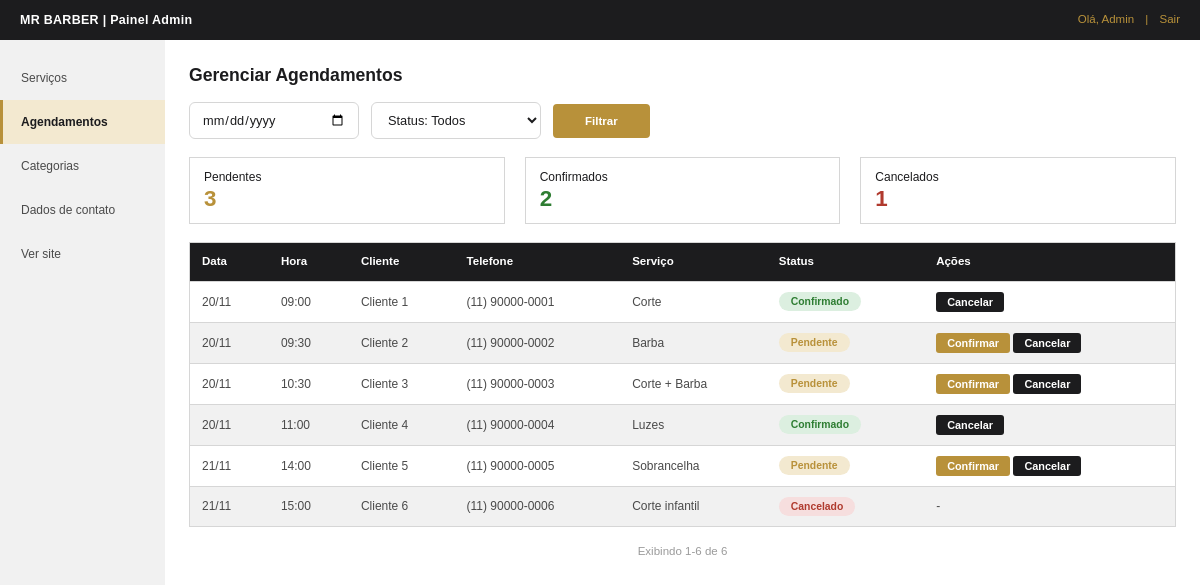
/admin/agendamentos.php (signed in), run on the app's committed database.
### tables this page shows
CREATE TABLE agendamento (
 id_agendamento INT AUTO_INCREMENT PRIMARY KEY,
 id_servico INT NOT NULL,
 nome_cliente VARCHAR(100) NOT NULL,
 telefone VARCHAR(20) NOT NULL,
 data_agendamento DATE NOT NULL,
 hora_agendamento TIME NOT NULL,
 status VARCHAR(15) DEFAULT 'pendente',
 data_criacao DATETIME DEFAULT CURRENT_TIMESTAMP,
 FOREIGN KEY (id_servico) REFERENCES servico(id_servico)
);

CREATE TABLE servico (
 id_servico INT AUTO_INCREMENT PRIMARY KEY,
 id_categoria INT NOT NULL,
 id_admin INT NOT NULL,
 nome VARCHAR(100) NOT NULL,
 descricao TEXT,
 preco DECIMAL(10,2) NOT NULL CHECK (preco > 0),
 duracao_min INT,
 ativo BOOLEAN DEFAULT TRUE,
 data_cadastro DATETIME DEFAULT CURRENT_TIMESTAMP,
 FOREIGN KEY (id_categoria) REFERENCES categoria(id_categoria),
 FOREIGN KEY (id_admin) REFERENCES administrador(id_admin)
);

### includes/funcoes.php (called while the page is built, shortened)
<?php
function e($valor): string
{
    return htmlspecialchars((string) $valor, ENT_QUOTES, 'UTF-8');
}
function data_br(string $ymd): string
{
    $d = DateTime::createFromFormat('!Y-m-d', $ymd);
    return $d ? $d->format('d/m/Y') : '';
}
function hora_curta($hora): string
{
    return substr((string) $hora, 0, 5);
}

### admin/agendamentos.php (the view, shortened to what this page needs)
<?php
$pdo = db();
$data = trim((string) ($_GET['data'] ?? ''));
$pagina_atual = max(1, (int) ($_GET['pagina'] ?? 1));
$where = '1 = 1';
$args = [];
$contagem = ['pendente' => 0, 'confirmado' => 0, 'cancelado' => 0];
foreach ($pdo->query('SELECT status, COUNT(*) AS total FROM agendamento GROUP BY status') as $linha) {
    $contagem[$linha['status']] = (int) $linha['total'];
}
$stmt = $pdo->prepare("SELECT COUNT(*) FROM agendamento a WHERE $where");
$stmt->execute($args);
$total = (int) $stmt->fetchColumn();
$total_paginas = max(1, (int) ceil($total / POR_PAGINA));
$pagina_atual = min($pagina_atual, $total_paginas);
$offset = ($pagina_atual - 1) * POR_PAGINA;
$stmt = $pdo->prepare(
    "SELECT a.id_agendamento, a.nome_cliente, a.telefone, a.data_agendamento, a.hora_agendamento,
            a.status, s.nome AS servico
     FROM agendamento a JOIN servico s ON s.id_servico = a.id_servico
     WHERE $where
     ORDER BY a.data_agendamento, a.hora_agendamento
     LIMIT " . POR_PAGINA . " OFFSET " . (int) $offset
);
$stmt->execute($args);
$agendamentos = $stmt->fetchAll();
$primeiro = $total ? $offset + 1 : 0;
$ultimo = $offset + count($agendamentos);
$rotulos = ['pendente' => 'Pendente', 'confirmado' => 'Confirmado', 'cancelado' => 'Cancelado'];
require __DIR__ . '/../includes/admin_topo.php';
?>
            <div class="admin-topo">
                <h1>Gerenciar Agendamentos</h1>
            </div>
            <form class="filtros-agenda" action="agendamentos.php" method="get">
                <input type="date" id="data" name="data" value="<?= e($data) ?>">
                <select id="status" name="status">
                    <option value="">Status: Todos</option>
                </select>
                <button type="submit" class="botao-primario">Filtrar</button>
            </form>
            <div class="contadores">
                <div class="contador pendente">Pendentes<strong><?= $contagem['pendente'] ?></strong></div>
                <div class="contador confirmado">Confirmados<strong><?= $contagem['confirmado'] ?></strong></div>
                <div class="contador cancelado">Cancelados<strong><?= $contagem['cancelado'] ?></strong></div>
            </div>
            <table class="tabela zebra-par">
                <thead>
                    <tr>
                        <th>Data</th>
                        <th>Hora</th>
                        <th>Cliente</th>
                        <th>Telefone</th>
                        <th>Serviço</th>
                        <th>Status</th>
                        <th>Ações</th>
                    </tr>
                </thead>
                <tbody>
                    <?php foreach ($agendamentos as $a): ?>
                        <tr>
                            <td><?= e(substr(data_br($a['data_agendamento']), 0, 5)) ?></td>
                            <td><?= e(hora_curta($a['hora_agendamento'])) ?></td>
                            <td><?= e($a['nome_cliente']) ?></td>
                            <td><?= e($a['telefone']) ?></td>
                            <td><?= e($a['servico']) ?></td>
                            <td><span class="status <?= e($a['status']) ?>"><?= e($rotulos[$a['status']] ?? $a['status']) ?></span></td>
                            <td class="acoes">
                                <?php if ($a['status'] === 'cancelado'): ?>
                                    -
                                <?php else: ?>
                                    <form action="agendamento_status.php" method="post">
                                        <?php if ($a['status'] === 'pendente'): ?>
                                            <button type="submit" name="acao" value="confirmar" class="btn-mini btn-ouro">Confirmar</button>
                                        <?php endif; ?>
                                        <button type="submit" name="acao" value="cancelar" class="btn-mini btn-preto">Cancelar</button>
                                    </form>
                                <?php endif; ?>
                            </td>
                        </tr>
                    <?php endforeach; ?>
                </tbody>
            </table>
            <p class="rodape-tabela">Exibindo <?= $primeiro ?>-<?= $ultimo ?> de <?= $total ?></p>
<?php require __DIR__ . '/../includes/admin_rodape.php'; ?>

### css/style.css (style rules this page uses)
:root { --escuro: #1c1c1e; --banner: #3a3a3d; --dourado: #b8913a; --bege: #f3e9d0; --cinza-claro: #f1f1f1; --borda: #d6d6d6; --texto: #1c1c1e; --texto-suave: #4a4a4a; --cinza: #9a9a9a; --branco: #ffffff; --verde: #2e7d32; --vermelho: #b03a2e; --rosa: #fbeaea; --rosa-borda: #d9a3a3; }
* { margin: 0; padding: 0; box-sizing: border-box; }
body { background-color: var(--branco); color: var(--texto); font-family: Arial, Helvetica, sans-serif; font-size: 15px; line-height: 1.5; }
.botao-primario, .botao-secundario, .botao-escuro { display: inline-block; padding: 11px 26px; border-radius: 4px; font-family: inherit; font-size: 0.8rem; font-weight: bold; cursor: pointer; text-align: center; border: 2px solid transparent; transition: opacity 0.2s; }
.botao-primario { background-color: var(--dourado); border-color: var(--dourado); color: var(--branco); }
input[type="text"], input[type="email"], input[type="password"], input[type="date"], input[type="number"], input[type="tel"], input[type="search"], select, textarea { width: 100%; padding: 9px 12px; background-color: var(--branco); color: var(--texto); border: 1px solid var(--borda); border-radius: 6px; font-size: 0.8rem; font-family: inherit; }
::placeholder { color: var(--cinza); }

### css/admin.css (style rules this page uses)
body.admin { background-color: var(--branco); }
.admin-topo { display: flex; justify-content: space-between; align-items: center; flex-wrap: wrap; gap: 12px; margin-bottom: 14px; }
.admin-topo h1 { font-size: 1.1rem; }
.tabela { width: 100%; border-collapse: collapse; border: 1px solid var(--borda); font-size: 0.75rem; }
.tabela th { background-color: var(--escuro); color: var(--branco); text-align: left; padding: 10px 12px; font-size: 0.72rem; }
.tabela td { padding: 10px 12px; color: var(--texto-suave); border-top: 1px solid var(--borda); vertical-align: middle; }
.tabela.zebra-impar tbody tr:nth-child(odd) td, .tabela.zebra-par tbody tr:nth-child(even) td { background-color: var(--cinza-claro); }
.tabela td.acoes { white-space: nowrap; }
.tabela td.acoes form { display: inline; }
.btn-mini { display: inline-block; padding: 4px 11px; border: none; border-radius: 3px; font-family: inherit; font-size: 0.68rem; font-weight: bold; color: var(--branco); cursor: pointer; }
.btn-ouro { background-color: var(--dourado); }
.btn-preto { background-color: var(--escuro); }
.rodape-tabela { text-align: center; margin-top: 16px; font-size: 0.72rem; color: var(--cinza); }
.status { display: inline-block; padding: 2px 12px; border-radius: 12px; font-size: 0.65rem; font-weight: bold; }
.status.confirmado { background-color: #dcefe0; color: var(--verde); }
.status.pendente { background-color: var(--bege); color: var(--dourado); }
.status.cancelado { background-color: #f6dede; color: var(--vermelho); }
.filtros-agenda { display: flex; flex-wrap: wrap; align-items: center; gap: 12px; margin-bottom: 18px; }
.filtros-agenda input[type="date"] { width: 170px; }
.filtros-agenda select { width: 170px; }
.filtros-agenda .botao-primario { padding: 9px 30px; font-size: 0.72rem; }
.contadores { display: grid; grid-template-columns: repeat(3, 1fr); gap: 20px; margin-bottom: 18px; }
.contador { border: 1px solid var(--borda); padding: 10px 14px; font-size: 0.75rem; }
.contador strong { display: block; font-size: 1.4rem; line-height: 1.2; }
.contador.pendente strong { color: var(--dourado); }
.contador.confirmado strong { color: var(--verde); }
.contador.cancelado strong { color: var(--vermelho); }

### data on the page
agendamento: data_agendamento "20/11", hora_agendamento "09:00", nome_cliente "Cliente 1", telefone "(11) 90000-0001", id_servico.nome "Corte", status "Confirmado"
agendamento: data_agendamento "20/11", hora_agendamento "09:30", nome_cliente "Cliente 2", telefone "(11) 90000-0002", id_servico.nome "Barba", status "Pendente", shows "Confirmar"
agendamento: data_agendamento "20/11", hora_agendamento "10:30", nome_cliente "Cliente 3", telefone "(11) 90000-0003", id_servico.nome "Corte + Barba", status "Pendente", shows "Confirmar"
agendamento: data_agendamento "20/11", hora_agendamento "11:00", nome_cliente "Cliente 4", telefone "(11) 90000-0004", id_servico.nome "Luzes", status "Confirmado"
agendamento: data_agendamento "21/11", hora_agendamento "14:00", nome_cliente "Cliente 5", telefone "(11) 90000-0005", id_servico.nome "Sobrancelha", status "Pendente", shows "Confirmar"
agendamento: data_agendamento "21/11", hora_agendamento "15:00", nome_cliente "Cliente 6", telefone "(11) 90000-0006", id_servico.nome "Corte infantil", status "Cancelado"

### other printed values
$_SESSION['admin_nome'] "Admin"
$texto "Serviços"
$texto "Agendamentos"
$texto "Categorias"
$texto "Dados de contato"
$contagem['pendente'] "3"
$contagem['confirmado'] "2"
$contagem['cancelado'] "1"
$primeiro "1"
$ultimo "6"
$total "6"
